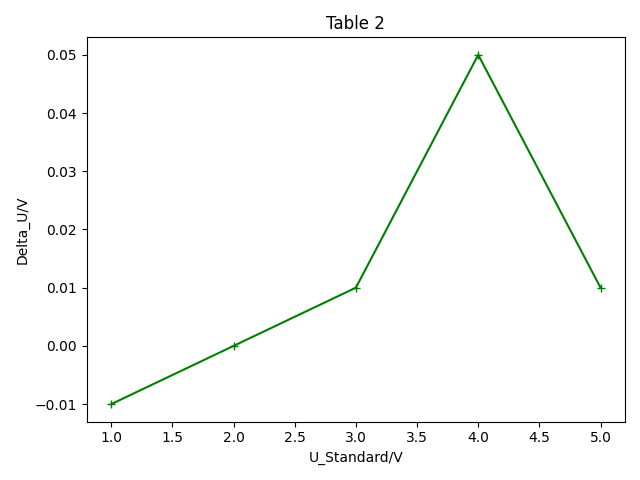

Generate this figure with Python:
#!/usr/bin/python3
import matplotlib.pyplot as plt

fig=plt.figure()
ax1=fig.add_subplot(111)

x1=[1.00,2.00,3.00,4.00,5.00]
y1=[-0.01,0.00,0.01,0.05,0.01]
ax1.plot(x1,y1,color='green',marker='+')
ax1.set(title="Table 2",ylabel="Delta_U/V",xlabel="U_Standard/V")

plt.tight_layout()
plt.savefig("/mnt/c/Users/lqy/Desktop/graph2.png")
plt.savefig("graph2.png")
